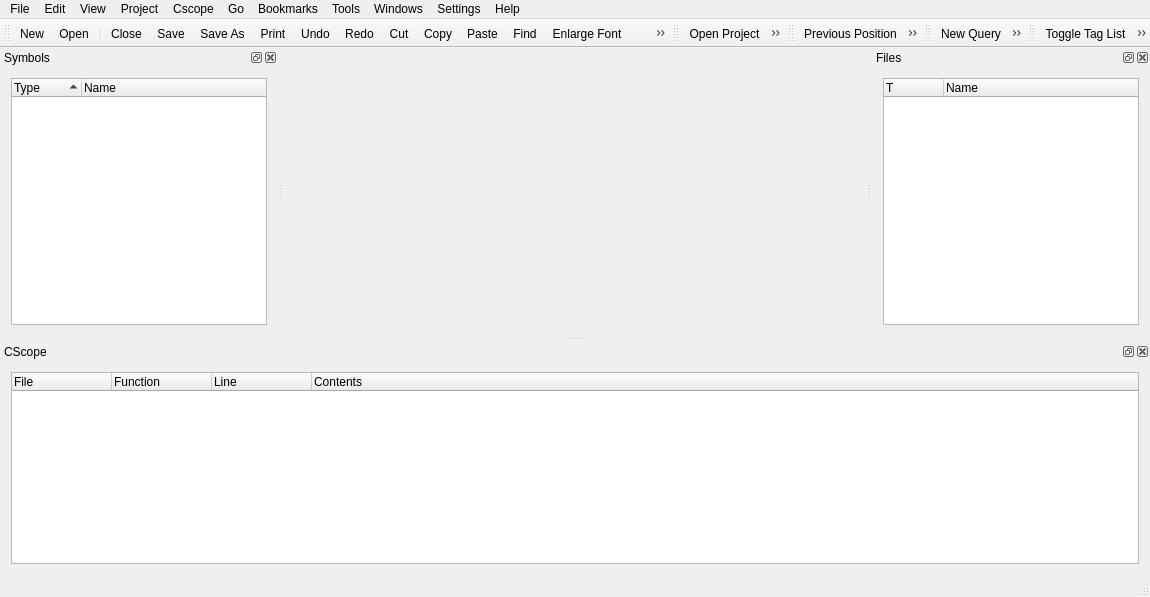
<?xml version="1.0" encoding="UTF-8"?>
<ui version="4.0">
 <class>MainWindow</class>
 <widget class="QMainWindow" name="MainWindow">
  <property name="geometry">
   <rect>
    <x>0</x>
    <y>0</y>
    <width>1150</width>
    <height>597</height>
   </rect>
  </property>
  <property name="windowTitle">
   <string>KScope-NG</string>
  </property>
  <widget class="QWidget" name="centralWidget">
   <layout class="QGridLayout" name="gridLayout_2">
    <item row="0" column="0">
     <widget class="QTabWidget" name="tabWidget">
      <property name="currentIndex">
       <number>-1</number>
      </property>
      <property name="documentMode">
       <bool>true</bool>
      </property>
      <property name="tabsClosable">
       <bool>true</bool>
      </property>
      <property name="movable">
       <bool>true</bool>
      </property>
     </widget>
    </item>
   </layout>
  </widget>
  <widget class="QMenuBar" name="menuBar">
   <property name="geometry">
    <rect>
     <x>0</x>
     <y>0</y>
     <width>1150</width>
     <height>25</height>
    </rect>
   </property>
   <widget class="QMenu" name="menuEdit">
    <property name="title">
     <string>Edit</string>
    </property>
    <addaction name="actionUndo"/>
    <addaction name="actionRedo"/>
    <addaction name="separator"/>
    <addaction name="actionCut"/>
    <addaction name="actionCopy"/>
    <addaction name="actionCopy_As_HTML"/>
    <addaction name="actionPaste"/>
    <addaction name="separator"/>
    <addaction name="actionSelect_All"/>
    <addaction name="actionDeselect"/>
    <addaction name="actionBlock_Selection"/>
    <addaction name="separator"/>
    <addaction name="actionOverwrite_Mode"/>
    <addaction name="separator"/>
    <addaction name="actionFind"/>
    <addaction name="actionFind_Next"/>
    <addaction name="actionFind_Previous"/>
    <addaction name="actionReplace"/>
    <addaction name="separator"/>
    <addaction name="actionGo_to_Line"/>
    <addaction name="actionSearch_Incrementally"/>
    <addaction name="actionSearch_Incrementally_Backwards"/>
    <addaction name="actionGo_to_Tag"/>
    <addaction name="actionComplete_Symbol"/>
   </widget>
   <widget class="QMenu" name="menuHelp">
    <property name="title">
     <string>Help</string>
    </property>
    <addaction name="actionContents"/>
    <addaction name="actionAbout"/>
   </widget>
   <widget class="QMenu" name="menuFile">
    <property name="title">
     <string>File</string>
    </property>
    <addaction name="actionNew"/>
    <addaction name="actionOpen"/>
    <addaction name="separator"/>
    <addaction name="actionSave_All"/>
    <addaction name="separator"/>
    <addaction name="actionSave"/>
    <addaction name="actionSave_As"/>
    <addaction name="actionReload"/>
    <addaction name="actionPrint"/>
    <addaction name="separator"/>
    <addaction name="actionExport_as_HTML"/>
    <addaction name="actionClose"/>
    <addaction name="separator"/>
    <addaction name="actionExit"/>
   </widget>
   <widget class="QMenu" name="menuView">
    <property name="title">
     <string>View</string>
    </property>
    <widget class="QMenu" name="menuSchema">
     <property name="title">
      <string>Schema</string>
     </property>
     <addaction name="actionNormal"/>
     <addaction name="actionPrinting"/>
    </widget>
    <widget class="QMenu" name="menuDynamic_Word_Wrap_Indicators">
     <property name="title">
      <string>Dynamic Word Wrap Indicators</string>
     </property>
     <addaction name="actionOff"/>
     <addaction name="actionFollow_Line_Numbers"/>
     <addaction name="actionAuto"/>
    </widget>
    <widget class="QMenu" name="menuCode_Folding">
     <property name="title">
      <string>Code Folding</string>
     </property>
     <addaction name="actionCollapse_Top_Level"/>
     <addaction name="actionExpand_Top_Level"/>
     <addaction name="actionCollapse_One_Local_Level"/>
     <addaction name="actionExpand_One_Local_Level"/>
    </widget>
    <addaction name="actionToggleFiles"/>
    <addaction name="actionToggleCscope"/>
    <addaction name="actionToggleSymbols"/>
    <addaction name="separator"/>
    <addaction name="actionSwitch_to_Command_Line"/>
    <addaction name="menuSchema"/>
    <addaction name="separator"/>
    <addaction name="actionDynamic_Word_Wrap"/>
    <addaction name="menuDynamic_Word_Wrap_Indicators"/>
    <addaction name="actionShow_Static_Word_Wrap_Marker"/>
    <addaction name="separator"/>
    <addaction name="actionHide_Icon_Border"/>
    <addaction name="actionHide_Line_Numbers"/>
    <addaction name="actionHide_Scrollbar_Marks"/>
    <addaction name="separator"/>
    <addaction name="actionHide_Folding_Markers"/>
    <addaction name="separator"/>
    <addaction name="menuCode_Folding"/>
   </widget>
   <widget class="QMenu" name="menuProject">
    <property name="title">
     <string>Project</string>
    </property>
    <addaction name="actionNew_Project"/>
    <addaction name="actionOpenProject"/>
    <addaction name="actionOpen_CScope_out"/>
    <addaction name="actionAdd_Remove_Files"/>
    <addaction name="actionProperties"/>
    <addaction name="separator"/>
    <addaction name="actionMake_Project"/>
    <addaction name="actionRemake_Project"/>
    <addaction name="separator"/>
    <addaction name="actionClose_Project"/>
   </widget>
   <widget class="QMenu" name="menuCscope">
    <property name="title">
     <string>Cscope</string>
    </property>
    <addaction name="actionRebuild_Database"/>
    <addaction name="separator"/>
    <addaction name="actionReferences"/>
    <addaction name="actionDefinition"/>
    <addaction name="actionCalled_Functions"/>
    <addaction name="actionCalling_Functions"/>
    <addaction name="actionFind_Text"/>
    <addaction name="actionFind_EGrep_Pattern"/>
    <addaction name="actionFind_File"/>
    <addaction name="actionIncluding_Files"/>
    <addaction name="separator"/>
    <addaction name="actionQuick_Definition"/>
    <addaction name="actionCall_Graph"/>
   </widget>
   <widget class="QMenu" name="menuGo">
    <property name="title">
     <string>Go</string>
    </property>
    <addaction name="actionPrevious"/>
    <addaction name="actionNext"/>
    <addaction name="separator"/>
    <addaction name="actionPreviousPosition"/>
    <addaction name="actionNextPosition"/>
    <addaction name="actionPositionHistory"/>
    <addaction name="separator"/>
    <addaction name="actionGlobalBookmarks"/>
   </widget>
   <widget class="QMenu" name="menuBookmarks">
    <property name="title">
     <string>Bookmarks</string>
    </property>
    <addaction name="actionSet_Bookmark"/>
    <addaction name="actionClear_All_Bookmarks"/>
   </widget>
   <widget class="QMenu" name="menuTools">
    <property name="title">
     <string>Tools</string>
    </property>
   </widget>
   <widget class="QMenu" name="menuWindows">
    <property name="title">
     <string>Windows</string>
    </property>
    <addaction name="actionClose_All"/>
    <addaction name="actionGo_Left"/>
    <addaction name="actionGo_Right"/>
    <addaction name="separator"/>
   </widget>
   <widget class="QMenu" name="menuSettings">
    <property name="title">
     <string>Settings</string>
    </property>
    <widget class="QMenu" name="menuToolbars">
     <property name="title">
      <string>Toolbars</string>
     </property>
     <addaction name="actionMain_Toolbar"/>
     <addaction name="actionProject"/>
     <addaction name="actionNavigation"/>
     <addaction name="actionQuery"/>
     <addaction name="actionWorkspace"/>
     <addaction name="actionSearch_Toolbar"/>
    </widget>
    <addaction name="actionConfigure_Editor"/>
    <addaction name="menuToolbars"/>
    <addaction name="actionConfigure_Shortcuts"/>
    <addaction name="actionConfigure_IDE"/>
   </widget>
   <addaction name="menuFile"/>
   <addaction name="menuEdit"/>
   <addaction name="menuView"/>
   <addaction name="menuProject"/>
   <addaction name="menuCscope"/>
   <addaction name="menuGo"/>
   <addaction name="menuBookmarks"/>
   <addaction name="menuTools"/>
   <addaction name="menuWindows"/>
   <addaction name="menuSettings"/>
   <addaction name="menuHelp"/>
  </widget>
  <widget class="QToolBar" name="mainToolBar">
   <property name="windowTitle">
    <string>Main Toolbar</string>
   </property>
   <property name="iconSize">
    <size>
     <width>22</width>
     <height>22</height>
    </size>
   </property>
   <property name="toolButtonStyle">
    <enum>Qt::ToolButtonIconOnly</enum>
   </property>
   <attribute name="toolBarArea">
    <enum>TopToolBarArea</enum>
   </attribute>
   <attribute name="toolBarBreak">
    <bool>false</bool>
   </attribute>
   <addaction name="actionNew"/>
   <addaction name="actionOpen"/>
   <addaction name="separator"/>
   <addaction name="actionClose"/>
   <addaction name="actionSave"/>
   <addaction name="actionSave_As"/>
   <addaction name="actionPrint"/>
   <addaction name="actionUndo"/>
   <addaction name="actionRedo"/>
   <addaction name="actionCut"/>
   <addaction name="actionCopy"/>
   <addaction name="actionPaste"/>
   <addaction name="actionFind"/>
   <addaction name="actionEnlarge_Font"/>
   <addaction name="actionShrink_Font"/>
  </widget>
  <widget class="QStatusBar" name="statusBar"/>
  <widget class="QDockWidget" name="dockCscope">
   <property name="windowTitle">
    <string>CScope</string>
   </property>
   <attribute name="dockWidgetArea">
    <number>8</number>
   </attribute>
   <widget class="QWidget" name="dockCscopeContents">
    <layout class="QHBoxLayout" name="horizontalLayout_4">
     <item>
      <widget class="QTreeWidget" name="treeResults">
       <attribute name="headerDefaultSectionSize">
        <number>100</number>
       </attribute>
       <column>
        <property name="text">
         <string>File</string>
        </property>
       </column>
       <column>
        <property name="text">
         <string>Function</string>
        </property>
       </column>
       <column>
        <property name="text">
         <string>Line</string>
        </property>
       </column>
       <column>
        <property name="text">
         <string>Contents</string>
        </property>
       </column>
      </widget>
     </item>
    </layout>
   </widget>
  </widget>
  <widget class="QDockWidget" name="dockFiles">
   <property name="windowTitle">
    <string>Files</string>
   </property>
   <attribute name="dockWidgetArea">
    <number>2</number>
   </attribute>
   <widget class="QWidget" name="dockFilesContents">
    <layout class="QVBoxLayout" name="verticalLayout_10">
     <item>
      <widget class="QTreeWidget" name="treeFiles">
       <property name="animated">
        <bool>true</bool>
       </property>
       <attribute name="headerDefaultSectionSize">
        <number>60</number>
       </attribute>
       <attribute name="headerMinimumSectionSize">
        <number>20</number>
       </attribute>
       <attribute name="headerShowSortIndicator" stdset="0">
        <bool>false</bool>
       </attribute>
       <column>
        <property name="text">
         <string>T</string>
        </property>
       </column>
       <column>
        <property name="text">
         <string notr="true">Name</string>
        </property>
       </column>
      </widget>
     </item>
    </layout>
   </widget>
  </widget>
  <widget class="QDockWidget" name="dockSymbols">
   <property name="windowTitle">
    <string>Symbols</string>
   </property>
   <attribute name="dockWidgetArea">
    <number>1</number>
   </attribute>
   <widget class="QWidget" name="dockSymbolsContents">
    <layout class="QVBoxLayout" name="verticalLayout_9">
     <item>
      <widget class="QTreeWidget" name="treeSymbols">
       <property name="animated">
        <bool>true</bool>
       </property>
       <property name="columnCount">
        <number>2</number>
       </property>
       <attribute name="headerDefaultSectionSize">
        <number>70</number>
       </attribute>
       <attribute name="headerShowSortIndicator" stdset="0">
        <bool>true</bool>
       </attribute>
       <column>
        <property name="text">
         <string notr="true">Type</string>
        </property>
       </column>
       <column>
        <property name="text">
         <string>Name</string>
        </property>
       </column>
      </widget>
     </item>
    </layout>
   </widget>
  </widget>
  <widget class="QToolBar" name="projectToolBar">
   <property name="windowTitle">
    <string>Project Toolbar</string>
   </property>
   <property name="iconSize">
    <size>
     <width>22</width>
     <height>22</height>
    </size>
   </property>
   <attribute name="toolBarArea">
    <enum>TopToolBarArea</enum>
   </attribute>
   <attribute name="toolBarBreak">
    <bool>false</bool>
   </attribute>
   <addaction name="actionOpenProject"/>
   <addaction name="actionRebuild_Database"/>
  </widget>
  <widget class="QToolBar" name="navigationToolBar">
   <property name="windowTitle">
    <string>Navigation Toolbar</string>
   </property>
   <property name="iconSize">
    <size>
     <width>22</width>
     <height>22</height>
    </size>
   </property>
   <attribute name="toolBarArea">
    <enum>TopToolBarArea</enum>
   </attribute>
   <attribute name="toolBarBreak">
    <bool>false</bool>
   </attribute>
   <addaction name="actionPreviousPosition"/>
   <addaction name="actionNextPosition"/>
   <addaction name="actionPositionHistory"/>
   <addaction name="actionGlobalBookmarks"/>
  </widget>
  <widget class="QToolBar" name="queryToolBar">
   <property name="windowTitle">
    <string>Query Toolbar</string>
   </property>
   <property name="iconSize">
    <size>
     <width>22</width>
     <height>22</height>
    </size>
   </property>
   <attribute name="toolBarArea">
    <enum>TopToolBarArea</enum>
   </attribute>
   <attribute name="toolBarBreak">
    <bool>false</bool>
   </attribute>
   <addaction name="actionNewQuery"/>
   <addaction name="actionRefreshQueries"/>
   <addaction name="actionLock"/>
   <addaction name="actionClose_2"/>
   <addaction name="separator"/>
   <addaction name="actionPrevious"/>
   <addaction name="actionNext"/>
  </widget>
  <widget class="QToolBar" name="dockToolBar">
   <property name="windowTitle">
    <string>Workspace Toolbar</string>
   </property>
   <property name="iconSize">
    <size>
     <width>22</width>
     <height>22</height>
    </size>
   </property>
   <attribute name="toolBarArea">
    <enum>TopToolBarArea</enum>
   </attribute>
   <attribute name="toolBarBreak">
    <bool>false</bool>
   </attribute>
   <addaction name="actionToggleSymbols"/>
   <addaction name="actionToggleCscope"/>
   <addaction name="actionToggleFiles"/>
  </widget>
  <action name="actionNew">
   <property name="icon">
    <iconset resource="../res/resources.qrc">
     <normaloff>:/icons/icons/new.png</normaloff>:/icons/icons/new.png</iconset>
   </property>
   <property name="text">
    <string>New</string>
   </property>
   <property name="shortcut">
    <string>Ctrl+N</string>
   </property>
  </action>
  <action name="actionOpen">
   <property name="icon">
    <iconset resource="../res/resources.qrc">
     <normaloff>:/icons/icons/open.png</normaloff>:/icons/icons/open.png</iconset>
   </property>
   <property name="text">
    <string>Open</string>
   </property>
   <property name="shortcut">
    <string>Ctrl+O</string>
   </property>
  </action>
  <action name="actionExit">
   <property name="icon">
    <iconset resource="../res/resources.qrc">
     <normaloff>:/icons/icons/exit.png</normaloff>:/icons/icons/exit.png</iconset>
   </property>
   <property name="text">
    <string>Exit</string>
   </property>
   <property name="shortcut">
    <string>Ctrl+Q</string>
   </property>
  </action>
  <action name="actionSave">
   <property name="icon">
    <iconset resource="../res/resources.qrc">
     <normaloff>:/icons/icons/save.png</normaloff>:/icons/icons/save.png</iconset>
   </property>
   <property name="text">
    <string>Save</string>
   </property>
   <property name="shortcut">
    <string>Ctrl+S</string>
   </property>
  </action>
  <action name="actionClose">
   <property name="icon">
    <iconset resource="../res/resources.qrc">
     <normaloff>:/icons/icons/close.png</normaloff>:/icons/icons/close.png</iconset>
   </property>
   <property name="text">
    <string>Close</string>
   </property>
   <property name="shortcut">
    <string>Ctrl+W</string>
   </property>
  </action>
  <action name="actionAbout">
   <property name="text">
    <string>About</string>
   </property>
  </action>
  <action name="actionSave_As">
   <property name="icon">
    <iconset resource="../res/resources.qrc">
     <normaloff>:/icons/icons/saveas.png</normaloff>:/icons/icons/saveas.png</iconset>
   </property>
   <property name="text">
    <string>Save As</string>
   </property>
  </action>
  <action name="actionUndo">
   <property name="icon">
    <iconset resource="../res/resources.qrc">
     <normaloff>:/icons/icons/undo.png</normaloff>:/icons/icons/undo.png</iconset>
   </property>
   <property name="text">
    <string>Undo</string>
   </property>
   <property name="shortcut">
    <string>Ctrl+Z</string>
   </property>
  </action>
  <action name="actionRedo">
   <property name="icon">
    <iconset resource="../res/resources.qrc">
     <normaloff>:/icons/icons/redo.png</normaloff>:/icons/icons/redo.png</iconset>
   </property>
   <property name="text">
    <string>Redo</string>
   </property>
   <property name="shortcut">
    <string>Ctrl+Shift+Z</string>
   </property>
  </action>
  <action name="actionCut">
   <property name="icon">
    <iconset resource="../res/resources.qrc">
     <normaloff>:/icons/icons/cut.png</normaloff>:/icons/icons/cut.png</iconset>
   </property>
   <property name="text">
    <string>Cut</string>
   </property>
   <property name="shortcut">
    <string>Ctrl+X</string>
   </property>
  </action>
  <action name="actionCopy">
   <property name="icon">
    <iconset resource="../res/resources.qrc">
     <normaloff>:/icons/icons/copy.png</normaloff>:/icons/icons/copy.png</iconset>
   </property>
   <property name="text">
    <string>Copy</string>
   </property>
   <property name="shortcut">
    <string>Ctrl+C</string>
   </property>
  </action>
  <action name="actionPaste">
   <property name="icon">
    <iconset resource="../res/resources.qrc">
     <normaloff>:/icons/icons/paste.png</normaloff>:/icons/icons/paste.png</iconset>
   </property>
   <property name="text">
    <string>Paste</string>
   </property>
   <property name="shortcut">
    <string>Ctrl+V</string>
   </property>
  </action>
  <action name="actionSelect_All">
   <property name="text">
    <string>Select All</string>
   </property>
   <property name="shortcut">
    <string>Ctrl+A</string>
   </property>
  </action>
  <action name="actionCopy_As_HTML">
   <property name="text">
    <string>Copy As HTML</string>
   </property>
  </action>
  <action name="actionDeselect">
   <property name="text">
    <string>Deselect</string>
   </property>
   <property name="shortcut">
    <string>Ctrl+Shift+A</string>
   </property>
  </action>
  <action name="actionBlock_Selection">
   <property name="text">
    <string>Block Selection</string>
   </property>
   <property name="shortcut">
    <string>Ctrl+Shift+B</string>
   </property>
  </action>
  <action name="actionSave_All">
   <property name="icon">
    <iconset resource="../res/resources.qrc">
     <normaloff>:/icons/icons/saveall.png</normaloff>:/icons/icons/saveall.png</iconset>
   </property>
   <property name="text">
    <string>Save All</string>
   </property>
   <property name="shortcut">
    <string>Ctrl+L</string>
   </property>
  </action>
  <action name="actionReload">
   <property name="icon">
    <iconset resource="../res/resources.qrc">
     <normaloff>:/icons/icons/reload.png</normaloff>:/icons/icons/reload.png</iconset>
   </property>
   <property name="text">
    <string>Reload</string>
   </property>
   <property name="shortcut">
    <string>F5</string>
   </property>
  </action>
  <action name="actionPrint">
   <property name="icon">
    <iconset resource="../res/resources.qrc">
     <normaloff>:/icons/icons/print.png</normaloff>:/icons/icons/print.png</iconset>
   </property>
   <property name="text">
    <string>Print</string>
   </property>
   <property name="shortcut">
    <string>Ctrl+P</string>
   </property>
  </action>
  <action name="actionExport_as_HTML">
   <property name="text">
    <string>Export as HTML</string>
   </property>
  </action>
  <action name="actionOverwrite_Mode">
   <property name="text">
    <string>Overwrite Mode</string>
   </property>
   <property name="shortcut">
    <string>Ins</string>
   </property>
  </action>
  <action name="actionFind">
   <property name="icon">
    <iconset resource="../res/resources.qrc">
     <normaloff>:/icons/icons/find.png</normaloff>:/icons/icons/find.png</iconset>
   </property>
   <property name="text">
    <string>Find</string>
   </property>
   <property name="shortcut">
    <string>Ctrl+F</string>
   </property>
  </action>
  <action name="actionFind_Next">
   <property name="icon">
    <iconset resource="../res/resources.qrc">
     <normaloff>:/icons/icons/next.png</normaloff>:/icons/icons/next.png</iconset>
   </property>
   <property name="text">
    <string>Find Next</string>
   </property>
   <property name="shortcut">
    <string>F3</string>
   </property>
  </action>
  <action name="actionFind_Previous">
   <property name="icon">
    <iconset resource="../res/resources.qrc">
     <normaloff>:/icons/icons/previous.png</normaloff>:/icons/icons/previous.png</iconset>
   </property>
   <property name="text">
    <string>Find Previous</string>
   </property>
   <property name="shortcut">
    <string>Shift+F3</string>
   </property>
  </action>
  <action name="actionReplace">
   <property name="text">
    <string>Replace</string>
   </property>
   <property name="shortcut">
    <string>Ctrl+R</string>
   </property>
  </action>
  <action name="actionEnlarge_Font">
   <property name="icon">
    <iconset resource="../res/resources.qrc">
     <normaloff>:/icons/icons/increasefont.png</normaloff>:/icons/icons/increasefont.png</iconset>
   </property>
   <property name="text">
    <string>Enlarge Font</string>
   </property>
  </action>
  <action name="actionShrink_Font">
   <property name="icon">
    <iconset resource="../res/resources.qrc">
     <normaloff>:/icons/icons/decreasefont.png</normaloff>:/icons/icons/decreasefont.png</iconset>
   </property>
   <property name="text">
    <string>Shrink Font</string>
   </property>
  </action>
  <action name="actionGo_to_Line">
   <property name="text">
    <string>Go to Line</string>
   </property>
   <property name="shortcut">
    <string>Ctrl+G</string>
   </property>
  </action>
  <action name="actionSearch_Incrementally">
   <property name="text">
    <string>Search Incrementally</string>
   </property>
   <property name="shortcut">
    <string>Ctrl+Alt+F</string>
   </property>
  </action>
  <action name="actionSearch_Incrementally_Backwards">
   <property name="text">
    <string>Search Incrementally Backwards</string>
   </property>
   <property name="shortcut">
    <string>Ctrl+Alt+Shift+F</string>
   </property>
  </action>
  <action name="actionGo_to_Tag">
   <property name="text">
    <string>Go to Tag</string>
   </property>
   <property name="shortcut">
    <string>Ctrl+Shift+T</string>
   </property>
  </action>
  <action name="actionComplete_Symbol">
   <property name="text">
    <string>Complete Symbol</string>
   </property>
   <property name="shortcut">
    <string>Ctrl+Space</string>
   </property>
  </action>
  <action name="actionToggleSymbols">
   <property name="icon">
    <iconset resource="../res/resources.qrc">
     <normaloff>:/icons/icons/taglist.png</normaloff>:/icons/icons/taglist.png</iconset>
   </property>
   <property name="text">
    <string>Toggle Tag List</string>
   </property>
   <property name="shortcut">
    <string>Ctrl+'</string>
   </property>
  </action>
  <action name="actionToggleCscope">
   <property name="icon">
    <iconset resource="../res/resources.qrc">
     <normaloff>:/icons/icons/querywindow.png</normaloff>:/icons/icons/querywindow.png</iconset>
   </property>
   <property name="text">
    <string>Toggle Query Window</string>
   </property>
   <property name="shortcut">
    <string>Ctrl+.</string>
   </property>
  </action>
  <action name="actionToggleFiles">
   <property name="icon">
    <iconset resource="../res/resources.qrc">
     <normaloff>:/icons/icons/filelist.png</normaloff>:/icons/icons/filelist.png</iconset>
   </property>
   <property name="text">
    <string>Toggle File List</string>
   </property>
   <property name="shortcut">
    <string>Ctrl+/</string>
   </property>
  </action>
  <action name="actionOpenProject">
   <property name="icon">
    <iconset resource="../res/resources.qrc">
     <normaloff>:/icons/icons/project_open.png</normaloff>:/icons/icons/project_open.png</iconset>
   </property>
   <property name="text">
    <string>Open Project</string>
   </property>
   <property name="toolTip">
    <string>Open Project</string>
   </property>
  </action>
  <action name="actionRebuildProject">
   <property name="icon">
    <iconset resource="../res/resources.qrc">
     <normaloff>:/icons/icons/rebuild.png</normaloff>:/icons/icons/rebuild.png</iconset>
   </property>
   <property name="text">
    <string>Rebuild Project</string>
   </property>
   <property name="toolTip">
    <string>Rebuild Project</string>
   </property>
  </action>
  <action name="actionPreviousPosition">
   <property name="icon">
    <iconset resource="../res/resources.qrc">
     <normaloff>:/icons/icons/back.png</normaloff>:/icons/icons/back.png</iconset>
   </property>
   <property name="text">
    <string>Previous Position</string>
   </property>
   <property name="shortcut">
    <string>Alt+Left</string>
   </property>
  </action>
  <action name="actionNextPosition">
   <property name="icon">
    <iconset resource="../res/resources.qrc">
     <normaloff>:/icons/icons/forward.png</normaloff>:/icons/icons/forward.png</iconset>
   </property>
   <property name="text">
    <string>Next Position</string>
   </property>
   <property name="toolTip">
    <string>Next Position</string>
   </property>
   <property name="shortcut">
    <string>Alt+Right</string>
   </property>
  </action>
  <action name="actionGlobalBookmarks">
   <property name="icon">
    <iconset resource="../res/resources.qrc">
     <normaloff>:/icons/icons/bookmark.png</normaloff>:/icons/icons/bookmark.png</iconset>
   </property>
   <property name="text">
    <string>Global Bookmarks</string>
   </property>
  </action>
  <action name="actionPositionHistory">
   <property name="icon">
    <iconset resource="../res/resources.qrc">
     <normaloff>:/icons/icons/history.png</normaloff>:/icons/icons/history.png</iconset>
   </property>
   <property name="text">
    <string>Position History</string>
   </property>
  </action>
  <action name="actionNewQuery">
   <property name="icon">
    <iconset resource="../res/resources.qrc">
     <normaloff>:/icons/icons/new.png</normaloff>:/icons/icons/new.png</iconset>
   </property>
   <property name="text">
    <string>New Query</string>
   </property>
  </action>
  <action name="actionRefreshQueries">
   <property name="icon">
    <iconset resource="../res/resources.qrc">
     <normaloff>:/icons/icons/reload.png</normaloff>:/icons/icons/reload.png</iconset>
   </property>
   <property name="text">
    <string>RefreshQueries</string>
   </property>
  </action>
  <action name="actionLock">
   <property name="icon">
    <iconset resource="../res/resources.qrc">
     <normaloff>:/icons/icons/lock.png</normaloff>:/icons/icons/lock.png</iconset>
   </property>
   <property name="text">
    <string>Lock Query</string>
   </property>
  </action>
  <action name="actionClose_2">
   <property name="icon">
    <iconset resource="../res/resources.qrc">
     <normaloff>:/icons/icons/close.png</normaloff>:/icons/icons/close.png</iconset>
   </property>
   <property name="text">
    <string>Close Query</string>
   </property>
  </action>
  <action name="actionPrevious">
   <property name="icon">
    <iconset resource="../res/resources.qrc">
     <normaloff>:/icons/icons/up.png</normaloff>:/icons/icons/up.png</iconset>
   </property>
   <property name="text">
    <string>Previous Result</string>
   </property>
  </action>
  <action name="actionNext">
   <property name="icon">
    <iconset resource="../res/resources.qrc">
     <normaloff>:/icons/icons/down.png</normaloff>:/icons/icons/down.png</iconset>
   </property>
   <property name="text">
    <string>Next Result</string>
   </property>
  </action>
  <action name="actionSwitch_to_Command_Line">
   <property name="text">
    <string>Switch to Command Line</string>
   </property>
   <property name="shortcut">
    <string>F7</string>
   </property>
  </action>
  <action name="actionNormal">
   <property name="text">
    <string>Normal</string>
   </property>
  </action>
  <action name="actionPrinting">
   <property name="text">
    <string>Printing</string>
   </property>
  </action>
  <action name="actionDynamic_Word_Wrap">
   <property name="text">
    <string>Dynamic Word Wrap</string>
   </property>
   <property name="shortcut">
    <string>F10</string>
   </property>
  </action>
  <action name="actionOff">
   <property name="text">
    <string>Off</string>
   </property>
  </action>
  <action name="actionFollow_Line_Numbers">
   <property name="text">
    <string>Follow Line Numbers</string>
   </property>
  </action>
  <action name="actionAuto">
   <property name="text">
    <string>Auto</string>
   </property>
  </action>
  <action name="actionShow_Static_Word_Wrap_Marker">
   <property name="text">
    <string>Show Static Word Wrap Marker</string>
   </property>
  </action>
  <action name="actionHide_Icon_Border">
   <property name="text">
    <string>Hide Icon Border</string>
   </property>
   <property name="shortcut">
    <string>F6</string>
   </property>
  </action>
  <action name="actionHide_Line_Numbers">
   <property name="text">
    <string>Hide Line Numbers</string>
   </property>
   <property name="shortcut">
    <string>F11</string>
   </property>
  </action>
  <action name="actionHide_Scrollbar_Marks">
   <property name="text">
    <string>Hide Scroll Marks</string>
   </property>
   <property name="toolTip">
    <string>Hide Scrollbar Marks</string>
   </property>
  </action>
  <action name="actionHide_Folding_Markers">
   <property name="text">
    <string>Hide Folding Markers</string>
   </property>
   <property name="shortcut">
    <string>F9</string>
   </property>
  </action>
  <action name="actionCollapse_Top_Level">
   <property name="text">
    <string>Collapse Top Level</string>
   </property>
  </action>
  <action name="actionExpand_Top_Level">
   <property name="text">
    <string>Expand Top Level</string>
   </property>
  </action>
  <action name="actionCollapse_One_Local_Level">
   <property name="text">
    <string>Collapse One Local Level</string>
   </property>
  </action>
  <action name="actionExpand_One_Local_Level">
   <property name="text">
    <string>Expand One Local Level</string>
   </property>
  </action>
  <action name="actionNew_Project">
   <property name="text">
    <string>New Project</string>
   </property>
  </action>
  <action name="actionOpen_CScope_out">
   <property name="text">
    <string>Open CScope.out</string>
   </property>
  </action>
  <action name="actionAdd_Remove_Files">
   <property name="text">
    <string>Add/Remove Files</string>
   </property>
  </action>
  <action name="actionProperties">
   <property name="text">
    <string>Properties</string>
   </property>
  </action>
  <action name="actionMake_Project">
   <property name="text">
    <string>Make Project</string>
   </property>
  </action>
  <action name="actionRemake_Project">
   <property name="text">
    <string>Remake Project</string>
   </property>
  </action>
  <action name="actionClose_Project">
   <property name="text">
    <string>Close Project</string>
   </property>
  </action>
  <action name="actionRebuild_Database">
   <property name="icon">
    <iconset resource="../res/resources.qrc">
     <normaloff>:/icons/icons/cscope_db.png</normaloff>:/icons/icons/cscope_db.png</iconset>
   </property>
   <property name="text">
    <string>Rebuild Database</string>
   </property>
  </action>
  <action name="actionReferences">
   <property name="text">
    <string>References</string>
   </property>
   <property name="shortcut">
    <string>Ctrl+0</string>
   </property>
  </action>
  <action name="actionDefinition">
   <property name="text">
    <string>Definition</string>
   </property>
   <property name="shortcut">
    <string>Ctrl+1</string>
   </property>
  </action>
  <action name="actionCalled_Functions">
   <property name="text">
    <string>Called Functions</string>
   </property>
   <property name="shortcut">
    <string>Ctrl+2</string>
   </property>
  </action>
  <action name="actionCalling_Functions">
   <property name="text">
    <string>Calling Functions</string>
   </property>
   <property name="shortcut">
    <string>Ctrl+3</string>
   </property>
  </action>
  <action name="actionFind_Text">
   <property name="text">
    <string>Find Text</string>
   </property>
   <property name="shortcut">
    <string>Ctrl+4</string>
   </property>
  </action>
  <action name="actionFind_EGrep_Pattern">
   <property name="text">
    <string>Find EGrep Pattern</string>
   </property>
   <property name="shortcut">
    <string>Ctrl+5</string>
   </property>
  </action>
  <action name="actionFind_File">
   <property name="text">
    <string>Find File</string>
   </property>
   <property name="shortcut">
    <string>Ctrl+7</string>
   </property>
  </action>
  <action name="actionIncluding_Files">
   <property name="text">
    <string>Including Files</string>
   </property>
   <property name="shortcut">
    <string>Ctrl+8</string>
   </property>
  </action>
  <action name="actionQuick_Definition">
   <property name="text">
    <string>Quick Definition</string>
   </property>
   <property name="shortcut">
    <string>Ctrl+]</string>
   </property>
  </action>
  <action name="actionCall_Graph">
   <property name="text">
    <string>Call Graph</string>
   </property>
   <property name="toolTip">
    <string>Call Graph</string>
   </property>
   <property name="shortcut">
    <string>Ctrl+\</string>
   </property>
  </action>
  <action name="actionSet_Bookmark">
   <property name="text">
    <string>Set Bookmark</string>
   </property>
   <property name="shortcut">
    <string>Ctrl+B</string>
   </property>
  </action>
  <action name="actionClear_All_Bookmarks">
   <property name="text">
    <string>Clear All Bookmarks</string>
   </property>
  </action>
  <action name="actionConfigure_Editor">
   <property name="text">
    <string>Configure Editor</string>
   </property>
  </action>
  <action name="actionConfigure_Shortcuts">
   <property name="text">
    <string>Configure Shortcuts</string>
   </property>
  </action>
  <action name="actionConfigure_IDE">
   <property name="text">
    <string>Configure IDE</string>
   </property>
  </action>
  <action name="actionMain_Toolbar">
   <property name="text">
    <string>Main Toolbar</string>
   </property>
  </action>
  <action name="actionProject">
   <property name="text">
    <string>Project</string>
   </property>
  </action>
  <action name="actionNavigation">
   <property name="text">
    <string>Navigation</string>
   </property>
  </action>
  <action name="actionQuery">
   <property name="text">
    <string>Query</string>
   </property>
  </action>
  <action name="actionWorkspace">
   <property name="text">
    <string>Workspace</string>
   </property>
  </action>
  <action name="actionSearch_Toolbar">
   <property name="text">
    <string>Search Toolbar</string>
   </property>
  </action>
  <action name="actionContents">
   <property name="text">
    <string>Contents</string>
   </property>
   <property name="toolTip">
    <string>Contents</string>
   </property>
   <property name="shortcut">
    <string>F1</string>
   </property>
  </action>
  <action name="actionClose_All">
   <property name="text">
    <string>Close All</string>
   </property>
  </action>
  <action name="actionGo_Left">
   <property name="text">
    <string>Go Left</string>
   </property>
  </action>
  <action name="actionGo_Right">
   <property name="text">
    <string>Go Right</string>
   </property>
  </action>
 </widget>
 <layoutdefault spacing="6" margin="11"/>
 <resources>
  <include location="../res/resources.qrc"/>
 </resources>
 <connections/>
</ui>
